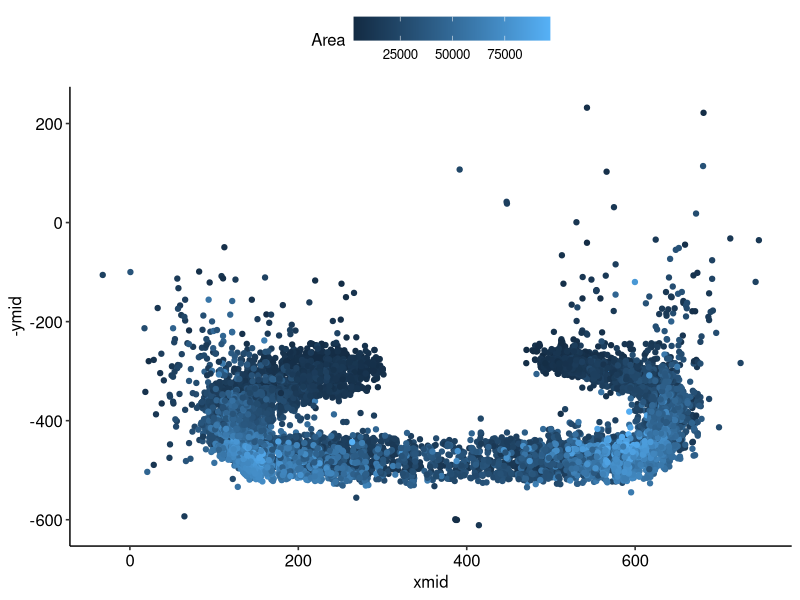
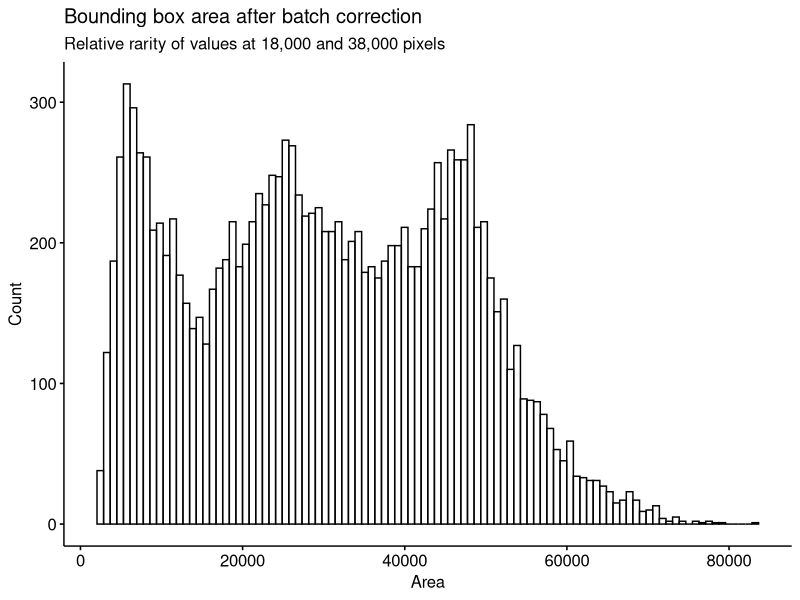
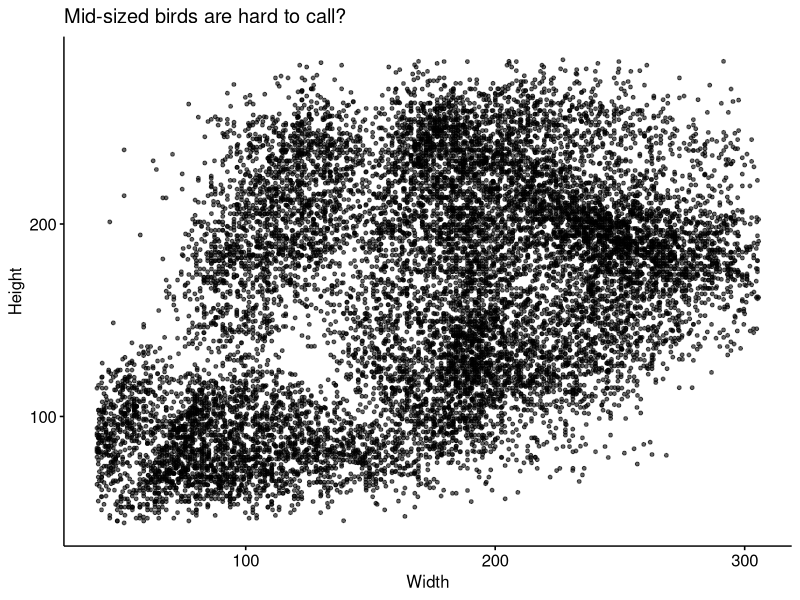
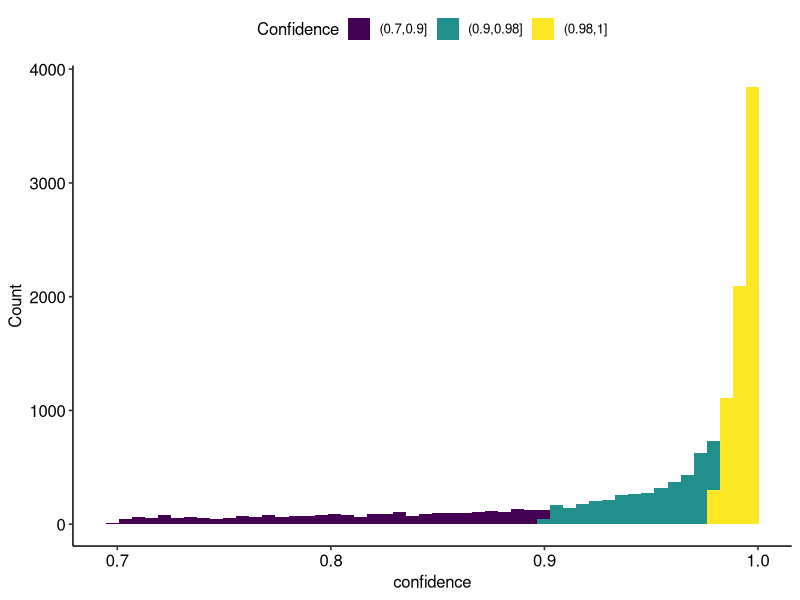
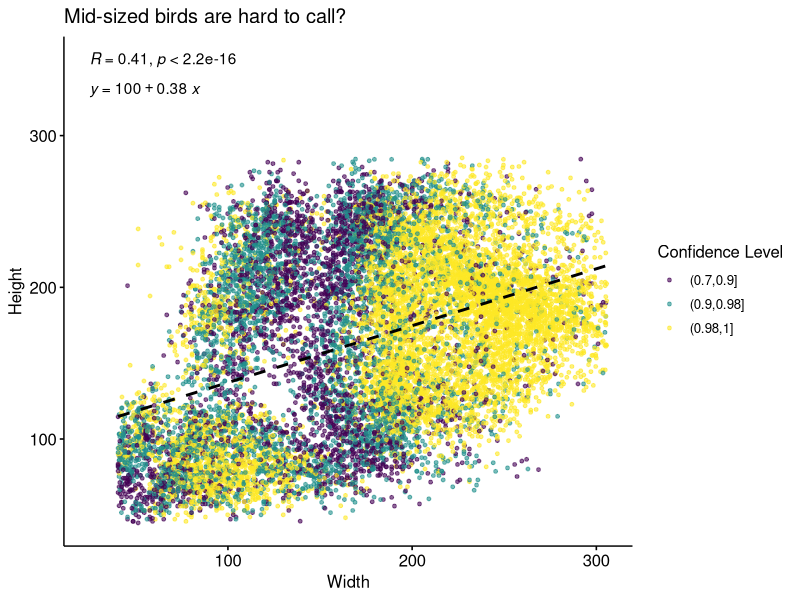
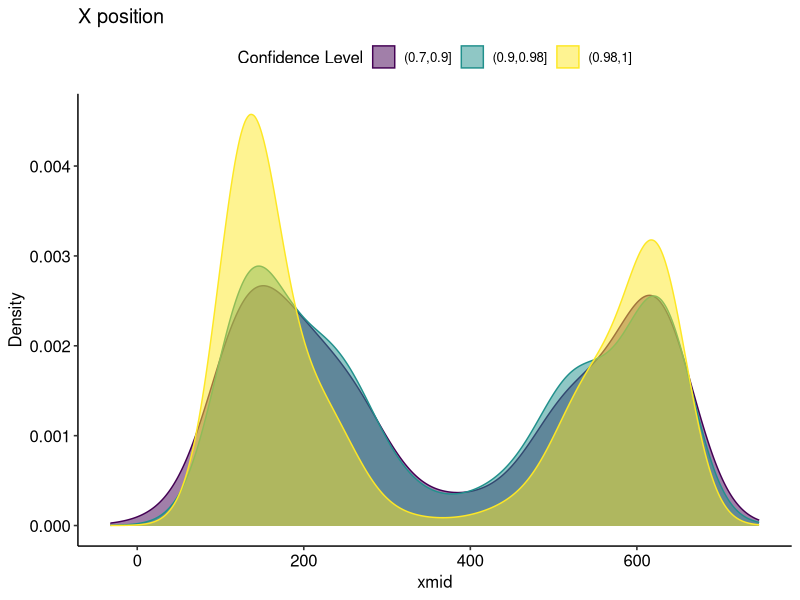
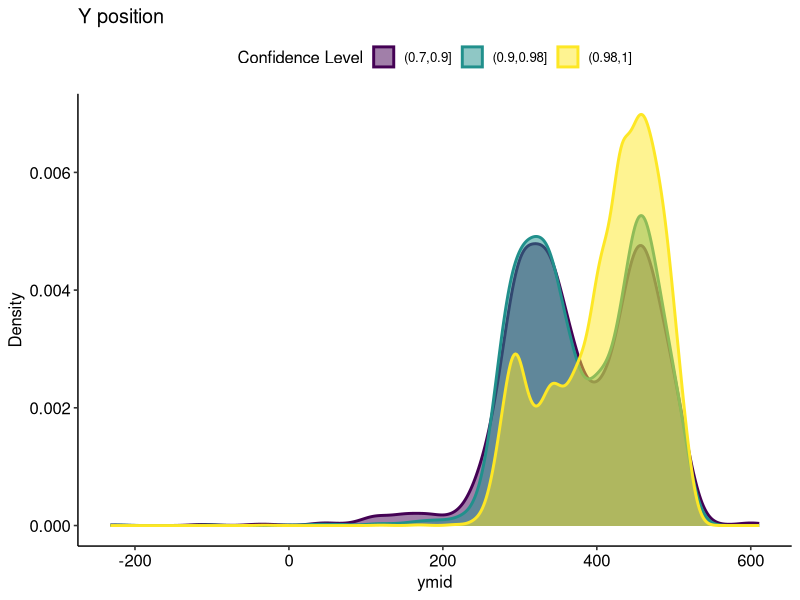
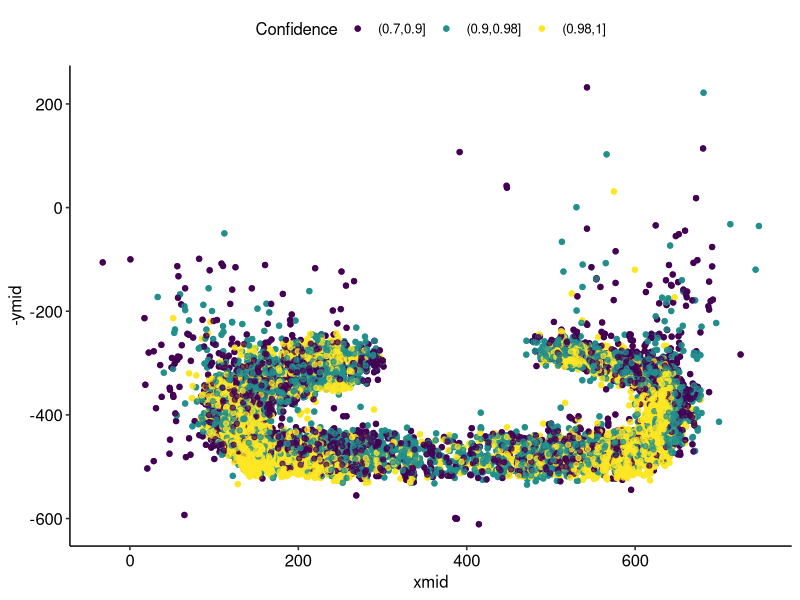

These charts were generated, in order, by the following R code: (Note: this script raises an error after producing the figures.)
## ---- chunk 1
library(tidyverse)
library(lubridate)
library(patchwork)
library(ggpubr)
knitr::opts_chunk$set(eval = FALSE) 

# read in bird detection data, and do some basic data cleaning
bird_scaled <- read_csv('../hummer-data-cleaning-170323/bird_scaled.csv') 
## ---- chunk 2
bird_scaled %>% 
  ggplot(aes(x=xmid, y = -ymid, color=Area)) + 
  geom_point() + 
  theme_pubr() + 
  theme(legend.key.width = unit(1, "cm"))
## ---- chunk 3
bird_scaled %>% 
  mutate(Area = (Height * Width)) %>%
  gghistogram(x="Area", bins = 100) + 
  labs(title = 'Bounding box area after batch correction',
       subtitle = 'Relative rarity of values at 18,000 and 38,000 pixels',
       y = 'Count')
## ---- chunk 4
bird_scaled %>%
  ggscatter(x = "Width", y = "Height",  alpha = 0.6, size=1) +
  labs(title = 'Mid-sized birds are hard to call?') + 
  theme(legend.position = 'right', legend.direction = 'vertical') +
  scale_color_ordinal(option='D')
## ---- chunk 5
bird_scaled %>% 
  mutate(confidence_lvl = cut(confidence, c(0.7, 0.9, 0.98, 1), ordered_result=T)) %>%
  ggplot(aes(x=confidence, fill = confidence_lvl)) + 
  geom_histogram(bins=50) + 
  theme_pubr() + 
  labs(fill = 'Confidence', X = "Confidence", y = "Count")
## ---- chunk 6
bird_scaled %>%
  mutate(confidence_lvl = cut(confidence, c(0.7, 0.9, 0.98, 1), ordered_result=T)) %>%
  ggscatter(x = "Width", y = "Height", add = "reg.line", alpha = 0.6, color= 'confidence_lvl', size=1,
            add.params = list(color = "black", fill = "lightgray", linetype='dashed')) +
  stat_cor(label.x = 25, label.y = 350) +
  stat_regline_equation(label.x = 25, label.y = 330) + 
  labs(title = 'Mid-sized birds are hard to call?',
       colour = 'Confidence Level') + 
  theme(legend.position = 'right', legend.direction = 'vertical') +
  scale_color_ordinal(option='D')
## ---- chunk 7
bird_scaled %>%
  mutate(confidence_lvl = cut(confidence, c(0.7, 0.9, 0.98, 1), ordered_result=T)) %>%
  ggplot(aes(x = xmid, fill = confidence_lvl, colour = confidence_lvl)) + 
  geom_density(alpha = 0.5, linwidth=1) + theme_pubr() + 
  labs(title = 'X position', y = 'Density', 
       fill = 'Confidence Level', colour = 'Confidence Level')
## ---- chunk 8
bird_scaled %>%
  mutate(confidence_lvl = cut(confidence, c(0.7, 0.9, 0.98, 1), ordered_result=T)) %>%
  ggplot(aes(x = ymid, fill = confidence_lvl, colour = confidence_lvl)) + 
  geom_density(alpha = 0.5, linewidth=1) + theme_pubr() + 
  labs(title = 'Y position', y = 'Density', 
       fill = 'Confidence Level', colour = 'Confidence Level')

## ---- chunk 9
bird_scaled %>% 
  mutate(confidence_lvl = cut(confidence, c(0.7, 0.9, 0.98, 1), ordered_result=T)) %>%
  ggplot(aes(x=xmid, y = -ymid, color=confidence_lvl)) + 
  geom_point() + 
  geom_point(alpha = 0.7) + 
  theme_pubr() + 
  labs(colour = 'Confidence')
## ---- chunk 10
bird_scaled %>% 
  ggplot(aes(x=xmid, y = -ymid)) + 
  stat_density_2d(aes(fill = after_stat(nlevel)), geom = "polygon") +
  scale_fill_viridis_b() + 
  theme_pubr() + 
  coord_equal() + 
  scale_fill_viridis_c(option = "mako") + 
  labs(fill = "Proportion of IDs")

## ---- chunk 11
bird_scaled %>% 
  ggplot(aes(x=xmid, y = -ymid)) + 
  stat_density_2d(aes(fill = after_stat(nlevel)), geom = "polygon") +
  scale_fill_viridis_b() + 
  facet_wrap(Species~Sex) + 
  theme_pubr() + 
  coord_equal() + 
  scale_fill_viridis_c(option = 'mako') + 
  labs(fill = "Proportion of IDs")

## ---- chunk 12
bird_scaled %>%
  ggplot(aes(x = xmid, y=-ymid, colour = log2(Width/Height))) + 
  geom_point() + 
  theme_pubr() + 
  scale_colour_gradientn(limits = c(-1, 1), oob=scales::squish,
                         colours = c('navy', 'khaki2','darkred')) + 
  lims(y=c(-550, -200)) + 
  coord_cartesian(clip='off') + 
  annotate('text', x = 340, y = -200, label ='Tall & thin', angle = 45, vjust=0, hjust = 0.35) +
  annotate('text', x = 420, y = -200, label ='Square', angle = 45, vjust=0, hjust = 0.2) +
  annotate('text', x = 495, y = -200, label ='Short & wide', angle = 45, vjust=0, hjust = 0.5) + 
  theme(legend.background = element_blank())
## ---- chunk 13
bird_scaled %>%
  mutate(confidence_lvl = cut(confidence, c(0.7, 0.9, 0.98, 1), ordered_result=T)) %>%
  ggplot(aes( x = log2(Width/Height), colour = confidence_lvl, fill = confidence_lvl)) + 
  geom_density(alpha = 0.3, linewidth = 1) +
  theme_pubr() + 
  labs(fill ='Confidence level', colour ='Confidence level',y = 'Density')
  
## ---- chunk 14
bird_scaled %>%
  ggplot(aes(x = Sex, y=Area, colour=Species)) +
  geom_boxplot(linewidth = 1) + 
  theme_pubr() + 
  scale_colour_manual(values=c('chartreuse3', 'chocolate2')) +
  stat_compare_means(method = 't.test', vjust = -1, show.legend = F) + 
  coord_cartesian(clip ='off')


## ---- chunk 15
# from https://stackoverflow.com/a/47881806
# translated into R with ChatGPT

# remove outliers to estimate ellipse
noisy_ellipse <- bird_scaled %>%
  filter(xmid >50, xmid < 700, ymid >250, ymid < 550) %>%
  dplyr::select(c(xmid, ymid)) %>%
  mutate(xmid = scale(xmid), ymid = scale(-ymid)) %>%
  as.matrix()

N <- nrow(noisy_ellipse)

X <- noisy_ellipse[,1]
Y <- noisy_ellipse[,2]

A <- cbind(X^2, X*Y, Y^2, X, Y)
b <- rep(1, N)
fit <- lm(b ~ A - 1) # -1 to remove the intercept
x <- coef(fit)

# get last squares ellipse
phi <- seq(0, 2*pi, length.out = 1000)
c <- cbind(cos(phi), sin(phi))

x_coord <- seq(-5, 5, length.out = 300)
y_coord <- seq(-5, 5, length.out = 300)
grid <- expand.grid(X = x_coord, Y = y_coord)
Z_coord <- with(grid, x[1] * X^2 + x[2] * X * Y + x[3] * Y^2 + x[4] * X + x[5] * Y)

# To overlay the least squares fitted ellipse on the residual plot,
# we will generate contour data for the ellipse as before and overlay it.
data_points <- data.frame(X, Y)
# Assuming residuals are the differences between the observed noisy ellipse points and the fitted values
# Calculate fitted values for each point in the noisy ellipse
fitted_values <- with(data_points, x[1] * X^2 + x[2] * X * Y + x[3] * Y^2 + x[4] * X + x[5] * Y - 1)

# Add residuals to the data frame
data_points$Residuals <- fitted_values

# Calculate Z values for the least squares ellipse using the entire grid
fitted_ellipse <- data.frame(X = rep(x_coord, each = 300), Y = rep(y_coord, times = 300), Z = Z_coord)
fitted_ellipse$Z <- with(fitted_ellipse, x[1] * X^2 + x[2] * X * Y + x[3] * Y^2 + x[4] * X + x[5] * Y)

# Plot residuals with the least squares fitted ellipse on top
ggplot() +
  geom_point(data = data_points, aes(x = X, y = Y, color = Residuals), size = 1) +
  scale_color_gradientn(colours =c('navy', 'lightyellow', 'darkred'),# midpoint = 0,
                        limits = c(-1,1), oob=scales::squish) +
  geom_contour(data = fitted_ellipse, aes(x = X, y = Y, z = Z), breaks = 1, color = "red", linewidth = 2) +
  labs(title = "Ellipse Residuals with Least Squares Fitted Ellipse", x = "X", y = "Y") +
  theme_pubr() + 
  theme(legend.position = 'right')


# get index with respect to ellipse for all datapoints
center_x <- mean(bird_scaled$xmid)
center_y <- mean(-bird_scaled$ymid)
bird_scaled$Angle <- atan2(-bird_scaled$ymid - center_y, bird_scaled$xmid - center_x) - pi

# Adjust angles to start at 12 o'clock
bird_scaled$Angle <- ifelse(bird_scaled$Angle < -pi/2, bird_scaled$Angle + 2*pi, bird_scaled$Angle) 

# Sort points by angle
bird_scaled <- bird_scaled %>%
  arrange(Angle) %>%
  mutate(ellipse_index = (1:nrow(.)/nrow(.)) * 100) 

bird_scaled %>%
ggplot(aes(x = xmid, y = -ymid, colour = ellipse_index)) +
  geom_point() +
  scale_colour_viridis_c(option='mako') + 
  theme_pubr() + 
  theme(legend.position='right') + 
  labs(colour = 'Ellipse index')
## ---- chunk 16
# birds are overall uniformly distributed
bird_scaled %>%
  ggplot(aes(x = ellipse_index, y = Height, colour = Sex)) +
  geom_point(alpha = 0.1) + 
  geom_smooth() +
  #facet_grid(Sex~Species, scales='free') + 
  theme_pubr()

 bird_scaled %>%
  ggplot(aes(x = ellipse_index, y = Width, colour = Species)) +
  geom_point(alpha =0.1) + 
  geom_smooth() +
  #facet_grid(Sex~Species, scales='free') + 
  theme_pubr()


bird_scaled %>%
  ggplot(aes(x = ellipse_index, y = confidence)) +
  geom_point() + 
  geom_smooth() +
  #facet_grid(Sex~Species, scales='free') + 
  theme_pubr()



## ---- chunk 17
# birds are overall uniformly distributed
bird_scaled %>%
  ggplot(aes(x = ellipse_index)) +
  geom_histogram() + 
  #facet_grid(Sex~Species, scales='free') + 
  theme_pubr()
## ---- chunk 18
# but this is not true for sex an species breakdown
# probably that initial uniform is dominated by the females/immature males
bird_scaled %>%
  filter()
  ggplot(aes(x = ellipse_index, fill =Species)) +
  geom_histogram() + 
  facet_grid(Sex~Species, scales='free_y') + 
  theme_pubr() + 
  scale_fill_manual(values=c('chartreuse3', 'chocolate2'))

bird_scaled %>%
  #mutate(Batch = batch) %>%
  ggplot(aes(x = ellipse_index, fill = Sex)) +
  geom_density(alpha = 0.5) + 
  #facet_grid(~Species) + 
  theme_pubr() 

# check for seasonality
bird_scaled %>%
  #mutate(Batch = batch) %>%
  ggplot(aes(x = ellipse_index, fill =factor(Batch))) +
  geom_histogram(bins = 300) + 
  theme_pubr() 

# confidence is similarly disrtibuted across index
bird_scaled %>%
  #mutate(Batch = batch) %>%
  ggplot(aes(x = ellipse_index, y = confidence)) +
  geom_point() +
  theme_pubr()
  
# highest confidence in profile view
bird_scaled %>%
  mutate(confidence_lvl = cut(confidence, c(0.7, 0.9, 0.98, 1), ordered_result=T)) %>%
  ggplot(aes(x = ellipse_index, fill = confidence_lvl)) +
  geom_histogram(position='fill') + 
  #facet_wrap(~confidence_lvl) +
  theme_pubr()

# Height depends a lot on index, width not so much
# aspect ratio not so much either
bird_scaled %>%
  mutate(confidence_lvl = cut(confidence, c(0.7, 0.9, 0.98, 1), ordered_result=T)) %>%
  ggplot(aes(x = ellipse_index, y = Height, fill = Sex)) +
  geom_point() + 
  #facet_wrap(~Species) +
  geom_smooth() + 
  theme_pubr()

